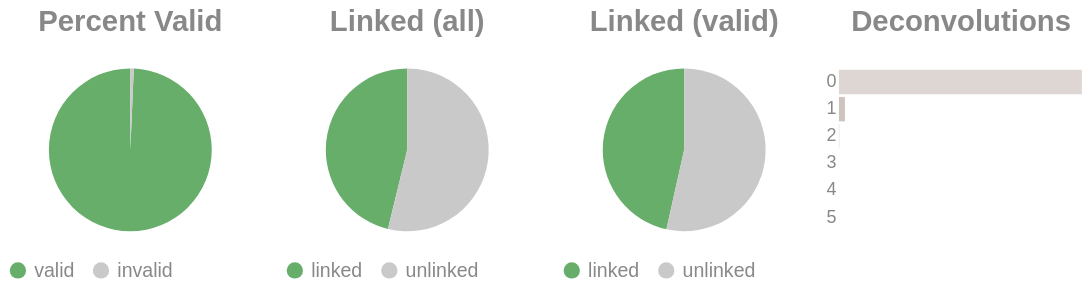

Notebook code cell kept with this figure:
### Code cell
if SKIPLR:
    pass
else:
    clash = Counter()
    for i in valids['molecule'].to_list():
        _mol = i.split("-")
        if len(_mol) == 1:
            clash.update('0')
        else:
            clash.update(_mol[-1])

    _d = {"deconvolutions": [], 'count': []}
    for k,v in clash.items():
        _d['deconvolutions'].append(k)
        _d['count'].append(v)

    tot_valid = valids['reads'].sum()
    mask = valids['reads'] >= 2
    n_linked_reads = valids.filter(mask)['reads'].sum()
    if n_linked_reads == 0:
        print_html("No linked molecules (>=2 reads) were detected; skipping linked-only distributions.")
        SKIPLR = True
    else:
        perc_valid = round(tot_valid / n_reads, 4)
        linked_perc_abs = round(n_linked_reads / n_reads, 4)
        linked_perc = round(n_linked_reads / tot_valid, 4)

    _valid = pl.DataFrame({"valids": ['valid', 'invalid'], "count": [tot_valid, n_reads - tot_valid]})
    _linked_abs = pl.DataFrame({"linked (absolute)": ['linked', 'unlinked'], "count": [n_linked_reads, n_reads - n_linked_reads]})
    _linked_rel = pl.DataFrame({"linked (valids)": ['linked', 'unlinked'], "count": [n_linked_reads, tot_valid - n_linked_reads]})

    (
        alt.hconcat(
            piechart(_valid, goodval = 'valid', title = "Percent Valid"),
            piechart(_linked_abs, goodval = "linked", title =  "Linked (all)"),
            piechart(_linked_rel, goodval = "linked", title =  "Linked (valid)"),
            convolutionbar(pl.DataFrame(_d), title = "Deconvolutions"),
            center = True,
            bounds = 'flush'
        )
        .resolve_scale(color='independent')
        .resolve_legend('independent')
        .properties(usermeta={'embedOptions': {"actions": False}})
    ).display()

### Figure 1 — Vega-Lite specification as saved in the notebook (floating-point values rounded to 4 significant figures)
{"width": "container", "height": 400, "config": {"title": {"anchor": "start", "dy": -15, "fontSize": 18, "color": "#888888", "subtitleColor": "#888888", "subtitleFontSize": 14}, "arc": {"fill": "#0072B2"}, "axis": {"domainColor": "#888888", "domainWidth": 0.5, "gridWidth": 0.2, "grid": false, "titleFontWeight": 400, "titleFontSize": 15, "labelFontSize": 11, "labelColor": "#888888", "tickColor": "#888888", "tickWidth": 0.2, "titleColor": "#888888"}, "axisBand": {"grid": false}, "axisX": {"grid": true, "tickSize": 10, "domainCap": "round"}, "axisY": {"domain": false, "grid": true, "tickSize": 0, "domainCap": "round"}, "background": "transparent", "header": {"labelFontSize": 15, "labelColor": "#888888", "titleFontSize": 15, "titleFontWeight": 600, "titleColor": "#888888"}, "legend": {"labelFont": "sans-serif", "labelFontSize": 12, "labelColor": "#888888", "symbolSize": 100, "symbolType": "circle", "titleFontSize": 12, "titlePadding": 10, "titleColor": "#888888", "title": null}, "range": {"category": ["#E69F00", "#56B4E9", "#009E73", "#F0E442", "#0072B2", "#D55E00", "#CC79A7", "#000000"], "diverging": ["#cfe8f3", "#a2d4ec", "#73bfe2", "#46abdb", "#1696d2", "#12719e"]}, "area": {"fill": "#0072B2", "fillOpacity": 0.7, "line": true, "strokeOpacity": 0.7}, "line": {"color": "#0072B2", "stroke": "#0072B2", "strokeWidth": 2}, "trail": {"color": "#0072B2", "stroke": "#0072B2", "strokeWidth": 0, "size": 1}, "point": {"filled": true, "fillOpacity": 1.0, "size": 95}, "text": {"color": "#888888", "fontSize": 11, "align": "right", "fontWeight": 400, "size": 11}, "bar": {"fill": "#0072B2", "stroke": null}, "view": {"stroke": null, "continuousWidth": 660, "continuousHeight": 400}}, "hconcat": [{"data": {"name": "data-81fc33c3b793b508b057d8f513bf8cd7"}, "mark": {"type": "arc"}, "encoding": {"color": {"field": "valids", "legend": {"orient": "bottom", "title": null}, "scale": {"domain": ["valid", "invalid"], "range": ["#68ae6b", "#C9C9C9"]}, "title": "Valids", "type": "nominal"}, "theta": {"field": "count", "type": "quantitative"}, "tooltip": [{"field": "valids", "title": "Valids", "type": "ordinal"}, {"field": "percent", "format": ".2%", "title": "Percent", "type": "quantitative"}, {"field": "count", "title": "Count", "type": "quantitative"}]}, "height": 100, "title": {"text": "Percent Valid", "align": "center", "anchor": "middle"}, "transform": [{"calculate": "datum.count / 2601359", "as": "percent"}], "width": 150}, {"data": {"name": "data-6b5c7101dff2954452443f9d656b144f"}, "mark": {"type": "arc"}, "encoding": {"color": {"field": "linked (absolute)", "legend": {"orient": "bottom", "title": null}, "scale": {"domain": ["linked", "unlinked"], "range": ["#68ae6b", "#C9C9C9"]}, "title": "Linked (Absolute)", "type": "nominal"}, "theta": {"field": "count", "type": "quantitative"}, "tooltip": [{"field": "linked (absolute)", "title": "Linked (Absolute)", "type": "ordinal"}, {"field": "percent", "format": ".2%", "title": "Percent", "type": "quantitative"}, {"field": "count", "title": "Count", "type": "quantitative"}]}, "height": 100, "title": {"text": "Linked (all)", "align": "center", "anchor": "middle"}, "transform": [{"calculate": "datum.count / 2601359", "as": "percent"}], "width": 150}, {"data": {"name": "data-d727f8a91ca36f6770f0a92c4633da02"}, "mark": {"type": "arc"}, "encoding": {"color": {"field": "linked (valids)", "legend": {"orient": "bottom", "title": null}, "scale": {"domain": ["linked", "unlinked"], "range": ["#68ae6b", "#C9C9C9"]}, "title": "Linked (Valids)", "type": "nominal"}, "theta": {"field": "count", "type": "quantitative"}, "tooltip": [{"field": "linked (valids)", "title": "Linked (Valids)", "type": "ordinal"}, {"field": "percent", "format": ".2%", "title": "Percent", "type": "quantitative"}, {"field": "count", "title": "Count", "type": "quantitative"}]}, "height": 100, "title": {"text": "Linked (valid)", "align": "center", "anchor": "middle"}, "transform": [{"calculate": "datum.count / 2583504", "as": "percent"}], "width": 150}, {"data": {"name": "data-dc124473a4f09e6bfef06569a0cb1d1b"}, "mark": {"type": "bar"}, "encoding": {"color": {"field": "deconvolutions", "legend": null, "scale": {"scheme": "lightgreyred"}, "type": "nominal"}, "tooltip": [{"field": "deconvolutions", "title": "Deconvolutions", "type": "ordinal"}, {"field": "percent", "format": ".2%", "title": "Percent", "type": "quantitative"}, {"field": "count", "title": "Count", "type": "quantitative"}], "x": {"axis": null, "field": "count", "type": "quantitative"}, "y": {"field": "deconvolutions", "sort": "ascending", "title": null, "type": "nominal"}}, "height": 100, "title": {"text": "Deconvolutions", "align": "center", "anchor": "middle"}, "transform": [{"calculate": "datum.count / 1836107", "as": "percent"}], "width": 150}], "bounds": "flush", "center": true, "resolve": {"legend": {"angle": "independent"}, "scale": {"color": "independent"}}, "usermeta": {"embedOptions": {"actions": false}}, "$schema": "https://vega.github.io/schema/vega-lite/v6.1.0.json", "datasets": {"data-81fc33c3b793b508b057d8f513bf8cd7": [{"valids": "valid", "count": 2583504}, {"valids": "invalid", "count": 17855}], "data-6b5c7101dff2954452443f9d656b144f": [{"linked (absolute)": "linked", "count": 1201315}, {"linked (absolute)": "unlinked", "count": 1400044}], "data-d727f8a91ca36f6770f0a92c4633da02": [{"linked (valids)": "linked", "count": 1201315}, {"linked (valids)": "unlinked", "count": 1382189}], "data-dc124473a4f09e6bfef06569a0cb1d1b": [{"deconvolutions": "0", "count": 1789806}, {"deconvolutions": "1", "count": 44273}, {"deconvolutions": "2", "count": 1869}, {"deconvolutions": "3", "count": 138}, {"deconvolutions": "4", "count": 18}, {"deconvolutions": "5", "count": 3}]}}
